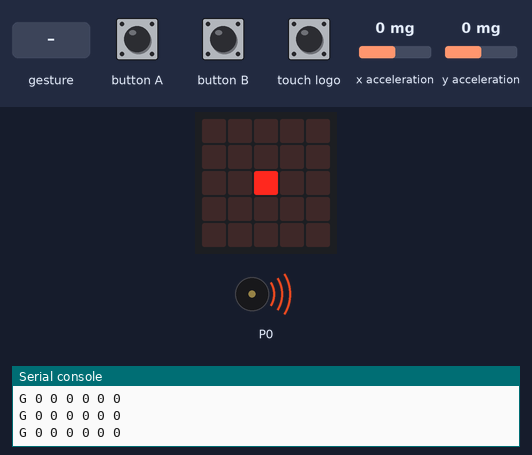
Recording of a program running on a simulated BBC micro:bit running MicroPython. Parts: the board's 5×5 LED display, buzzer (waves = sounding), the last lines printed to the serial console. The inputs (shaded band) are chosen by the test bench; at power-on: x acceleration 0 mg, y acceleration 0 mg. A tilt is held for 1.5 s and a shake lasts 1 s, then the board lies face up again.

Above: at 1.2 s.
1.3 s: gesture 'shake'
At 2.43 s:
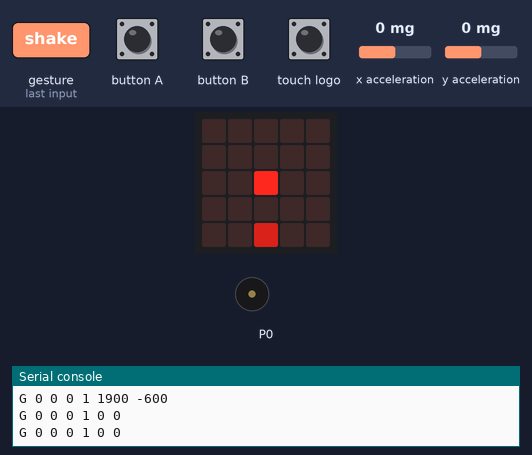
3.0 s: button A pressed for 1 s
At 3.4 s:
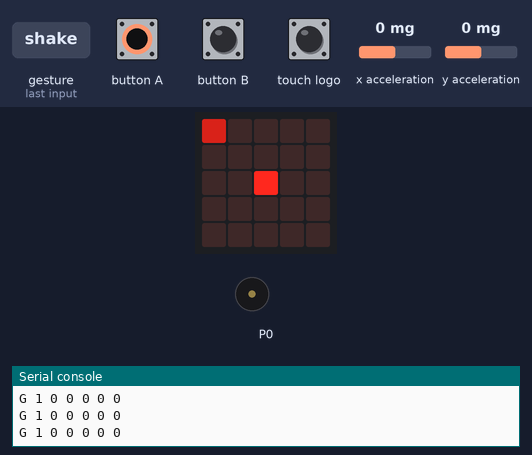
5.5 s: x acceleration set to -750 mg
At 6.2 s:
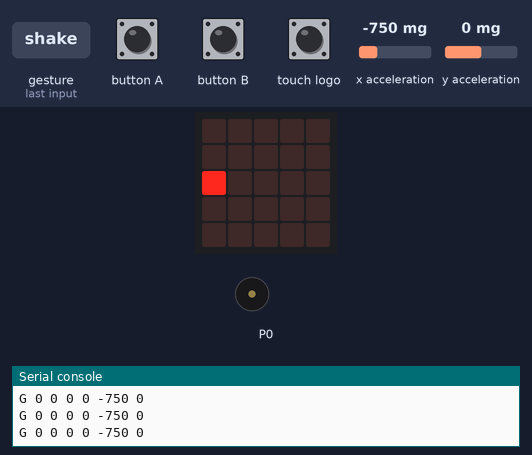
8.5 s: button B pressed for 0.15 s
At 9.2 s:
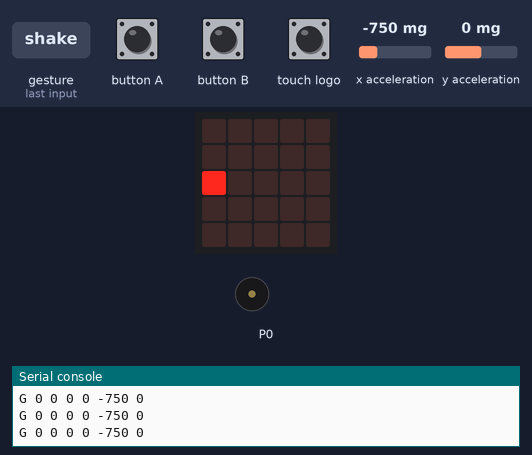
10.1 s: y acceleration set to -2 mg
At 11.1 s:
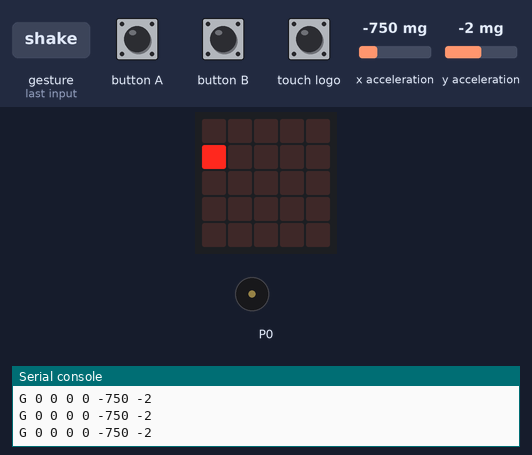
11.6 s: button A pressed for 0.15 s
At 12.7 s:
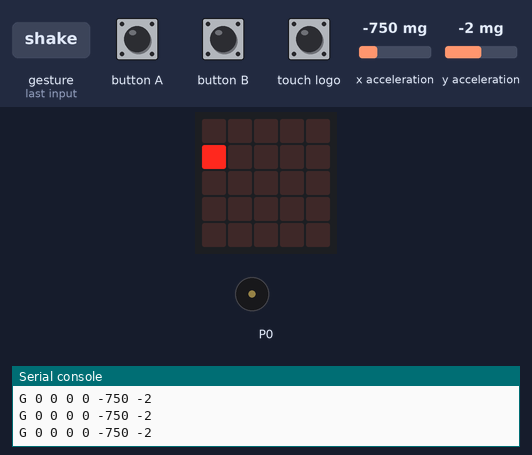
Timing chart, 0 to 14.2 s (numbered marks = the images above; inputs shaded):
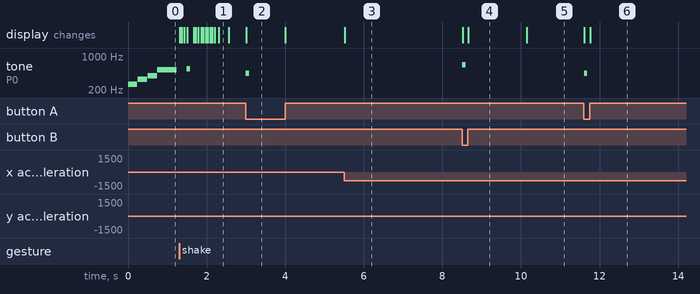

Measured:
- the behaviour switches between 0 and -1 mg on y acceleration (found by bisection; images 4 and 5)
- after the input at 1.3 s, tone on P0: silent → 550 Hz after 0.20 s, → silent 0.08 s later; the display: first changes at once (image 1 shows a later state)
- after the input at 3.0 s, tone on P0: silent → 440 Hz at once, → silent 0.08 s later; the display: changes at once (image 2)
- after the input at 5.5 s, the display: changes at once (image 3)
- after the input at 8.5 s, tone on P0: silent → 660 Hz at once, → silent 0.08 s later; the display: first changes at once (image 4 shows a later state)
- after the input at 10.1 s, the display: changes after 0.05 s (image 5)
- after the input at 11.6 s, tone on P0: silent → 440 Hz at once, → silent 0.08 s later; the display: first changes at once (image 6 shows a later state)
- by itself, tone on P0: plays 262 Hz for 0.24 s, 330 Hz for 0.24 s, 392 Hz for 0.24 s, 523 Hz for 0.49 s

The program:

main.py
```python
# Runs on the micro:bit (V2). Streams input over USB serial, one line per update:
#   G <a> <b> <logo> <shake> <x> <y>
# the first four are 0/1, x and y are accelerometer readings in milli-g.
# On the PC: A is L2, B is R2, logo is Start, shake is South.
from microbit import *
import music

PERIOD = 15       # ms between samples
HEARTBEAT = 100   # resend at least this often so the host knows we're alive
SHAKE_HOLD = 150  # ms to keep "shake" pressed, the gesture itself is momentary
NBUTTONS = 4

# frequency in Hz for a, b, logo, shake. None mutes that input
SOUNDS = (440, 660, 880, 550)

last = None
since = 0
shake_left = 0

music.play(["c4:2", "e4:2", "g4:2", "c5:4"], wait=False)

while True:
    if accelerometer.is_gesture("shake"):
        shake_left = SHAKE_HOLD
    elif shake_left > 0:
        shake_left -= PERIOD

    state = (
        int(button_a.is_pressed()),
        int(button_b.is_pressed()),
        int(pin_logo.is_touched()),
        int(shake_left > 0),
        accelerometer.get_x(),
        accelerometer.get_y(),
    )
    # accel jitters by a few mg, only send real changes
    changed = last is None or state[:NBUTTONS] != last[:NBUTTONS] or \
        abs(state[4] - last[4]) > 8 or abs(state[5] - last[5]) > 8
    if last is not None:
        for i in range(NBUTTONS):
            # beep on press only, not release
            if state[i] and not last[i] and SOUNDS[i]:
                music.pitch(SOUNDS[i], 80, wait=False)
    if changed or since >= HEARTBEAT:
        print("G %d %d %d %d %d %d" % state)
        last = state
        since = 0

        # little dot that follows the tilt
        display.clear()
        px = max(0, min(4, 2 + state[4] // 400))
        py = max(0, min(4, 2 + state[5] // 400))
        display.set_pixel(px, py, 9)
        if state[0]:
            display.set_pixel(0, 0, 5)
        if state[1]:
            display.set_pixel(4, 0, 5)
        if state[3]:
            display.set_pixel(2, 4, 5)
    sleep(PERIOD)
    since += PERIOD
```
